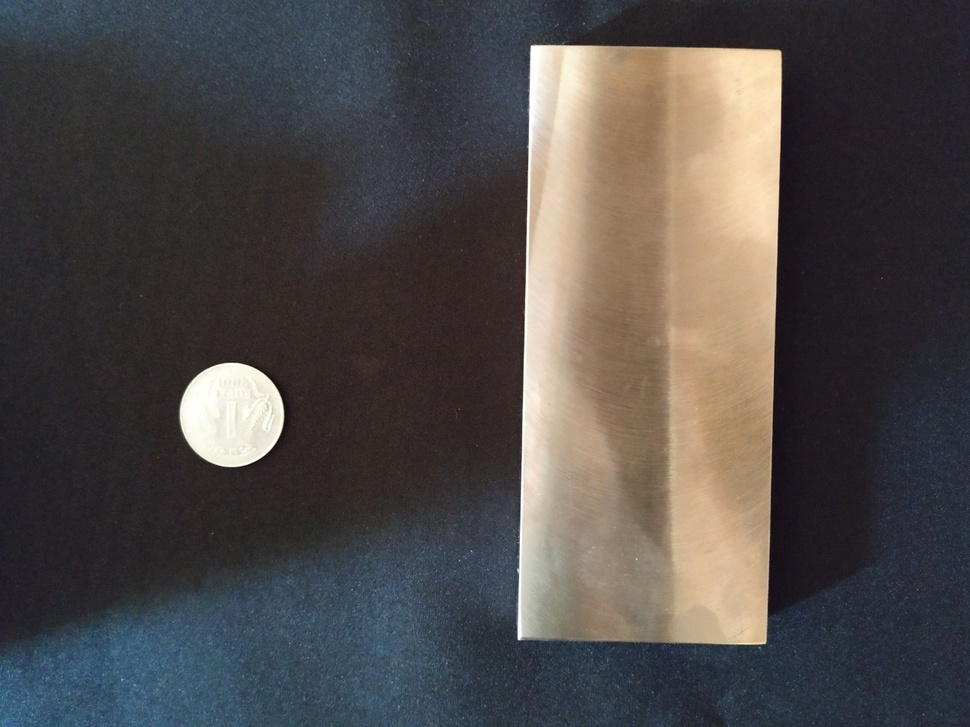
#> input picture Programs/Image/image13.jpeg, 970 x 727 px, shrunk from 1280 x 960 before the run, found by its file name
$ python 'new_source_shiva (1).py'
#> lines starting #> are read from the running program, lines starting #| are printed output that depends on the picture; after the words box and inside, x2 and y2 are one past the last pixel; in counts of white or black regions, pixels touching at a corner belong together
from scipy.spatial import distance as dist
from imutils import perspective
import numpy as np
import imutils
import math
import cv2

output = []


def viewImage(image):
    cv2.namedWindow('Display', cv2.WINDOW_NORMAL)
    cv2.imshow('Display', image)
    cv2.waitKey(0)
    cv2.destroyAllWindows()

def midpoint(ptA, ptB):
	return ((ptA[0] + ptB[0]) * 0.5, (ptA[1] + ptB[1]) * 0.5)

def removeNestings(l):
    for i in l:
        if type(i) == list:
            removeNestings(i)
        else:
            output.append(i)
    return output


#image = cv2.imread('Images\late.png')
image = cv2.imread('Programs\Image\image13.jpeg')
#> image is the input picture: shape (727, 970, 3); mean B, G, R 73.7, 74.7, 79
#thresh = cv2.threshold(image, 100, 255, cv2.THRESH_BINARY)
#viewImage(thresh)
gray = cv2.cvtColor(image, cv2.COLOR_BGR2GRAY)
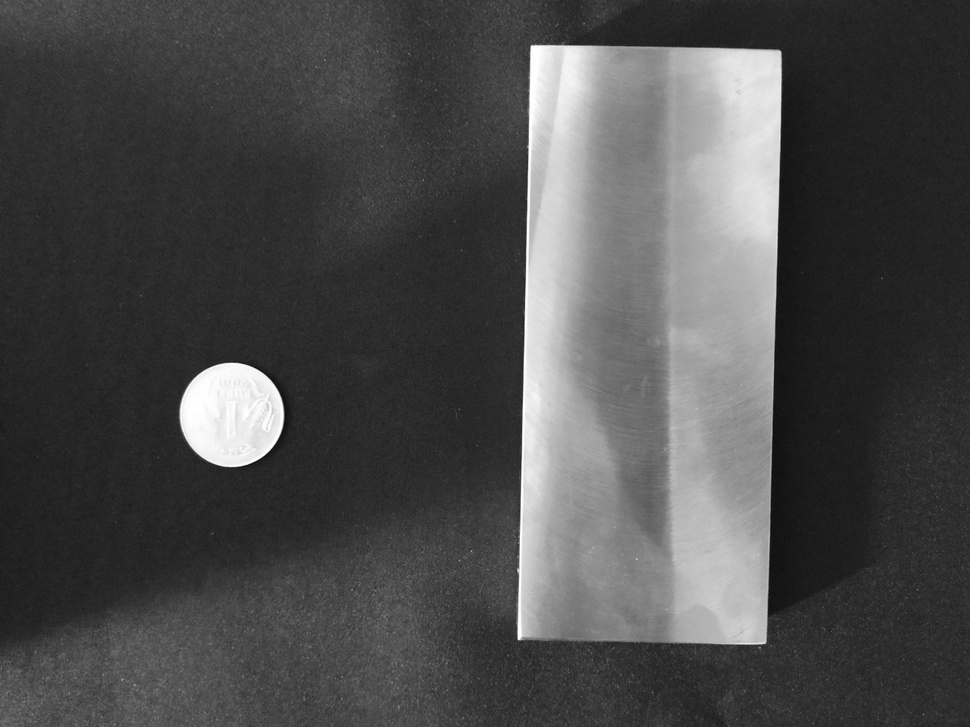
#> gray: shape (727, 970); min 7, max 255, mean 75.9
print(cv2.HuMoments(cv2.moments(gray)).flatten())
#| [ 1.88431727e-03  1.01074606e-07  5.19340793e-11  2.47149868e-10
#|   2.73475218e-20  7.85503074e-14 -6.01204508e-21]
viewImage(gray)

kernel = np.ones((5,5),np.float32)/25
#for i in range(5):
gray = cv2.filter2D(gray,-1,kernel)
#gray = cv2.GaussianBlur(gray, (5, 5), 0)
viewImage(gray)


ret,threshold = cv2.threshold(gray,0,255,cv2.THRESH_BINARY+cv2.THRESH_OTSU)
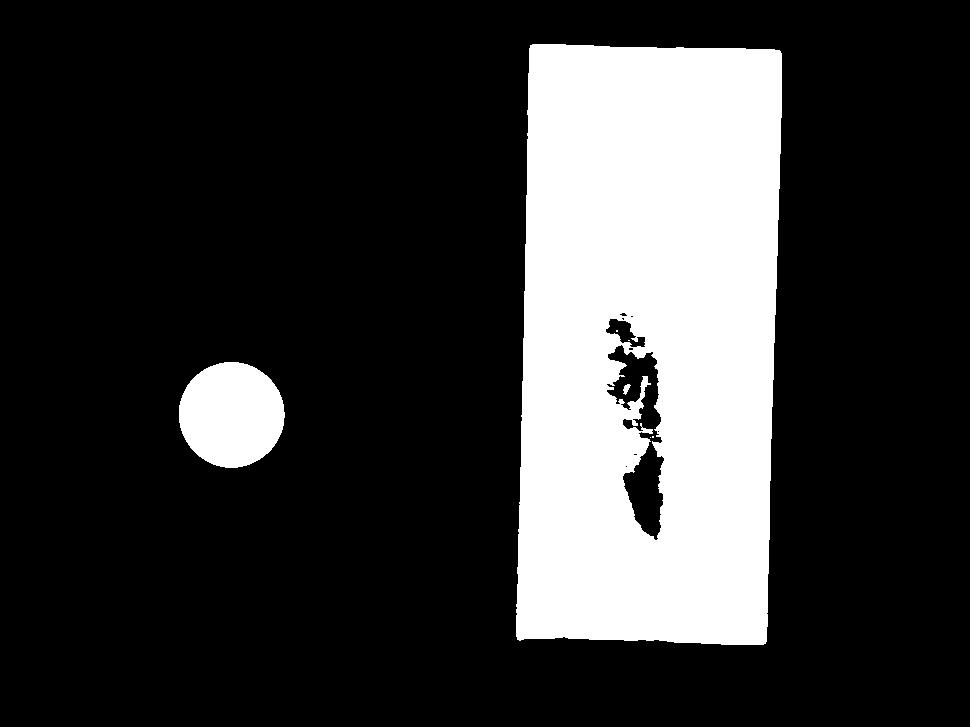
#> threshold: shape (727, 970); 21.7% white; 7 white regions (4 under 20 px), largest, box (x1, y1, x2, y2) and area: (516, 44, 782, 645) 144229, (179, 362, 285, 468) 8779, (623, 384, 631, 395) 49
#> ret = 110
viewImage(threshold)


edged = cv2.Canny(gray, 50, 100)
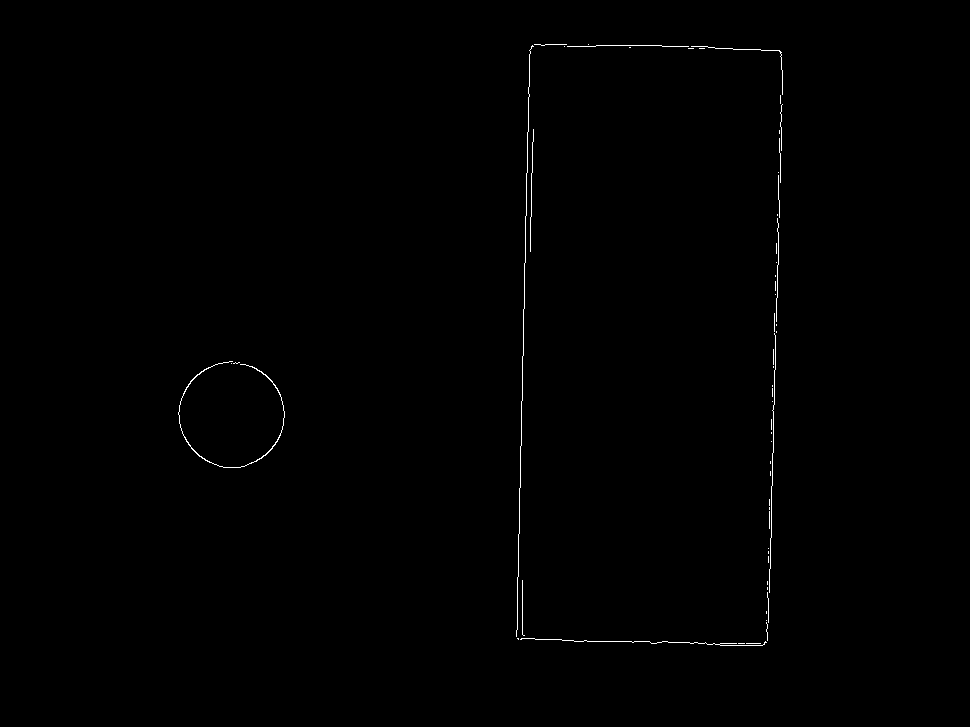
#> edged: shape (727, 970); 0.35% white in thin lines or dots, all inside (x1, y1, x2, y2) = (178, 44, 783, 646)
viewImage(edged)

for i in range(5):
    edged = cv2.dilate(edged, kernel, iterations=1)
    #viewImage(edged)


    edged = cv2.erode(edged, kernel, iterations=1)
#> this loop made 5 passes
#> pass 1, `edged = cv2.dilate(edged, kernel, iterations=1)`:
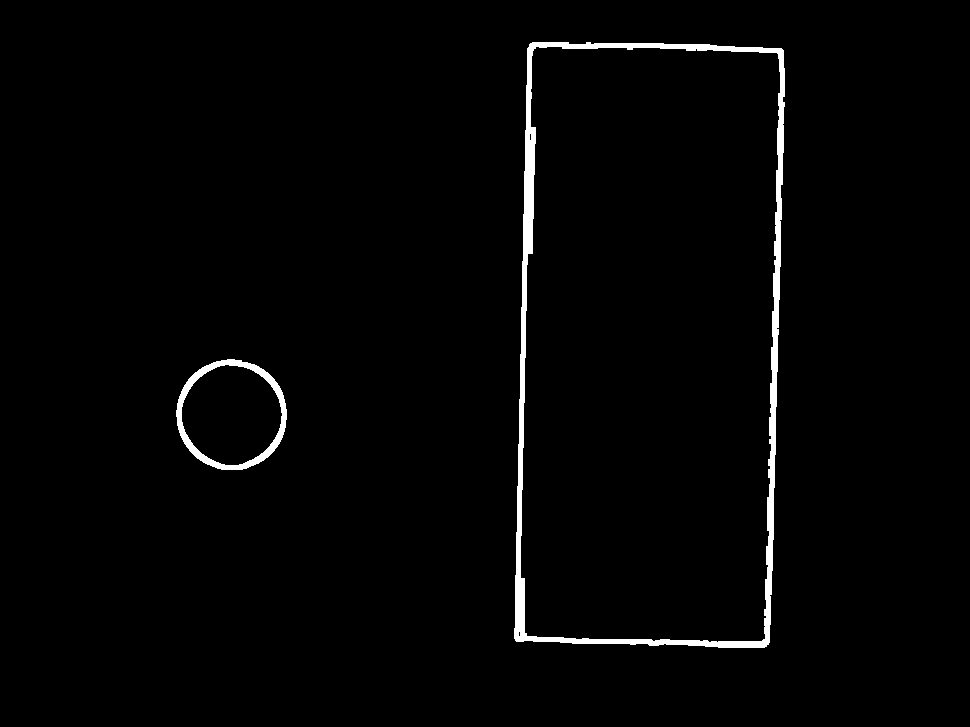
#> edged: shape (727, 970); 1.8% white; 2 white regions, box (x1, y1, x2, y2) and area: (514, 42, 785, 648) 10392, (176, 359, 287, 470) 2086
#> pass 1, `edged = cv2.erode(edged, kernel, iterations=1)`:
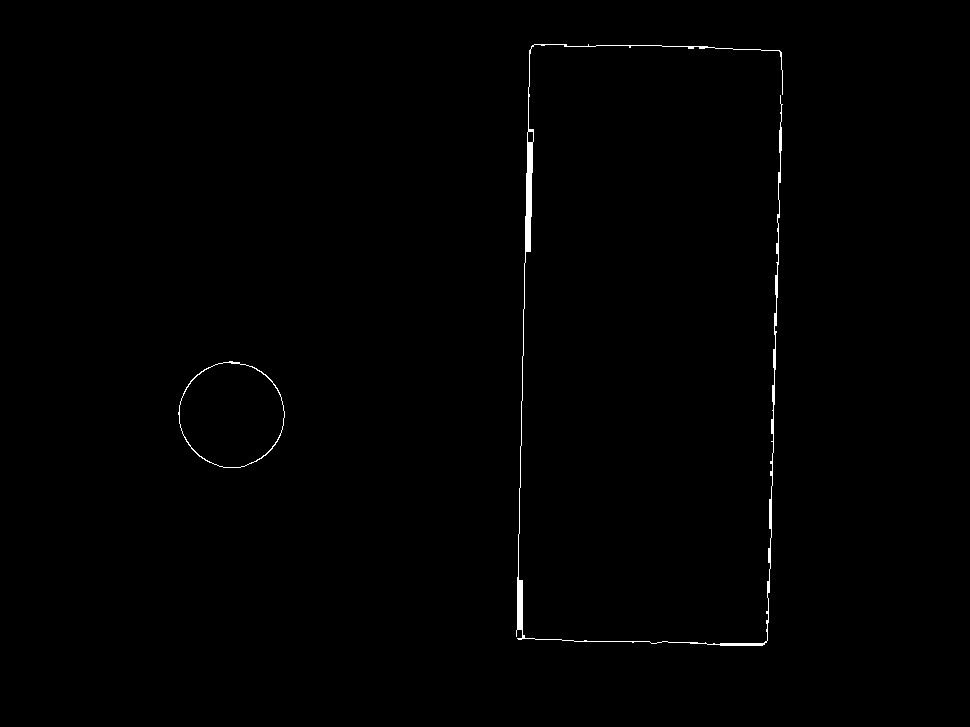
#> edged: shape (727, 970); 0.5% white; 2 white regions
viewImage(edged)
#viewImage(threshold) ## 4

width=24.97
pixelsPerMetric=None
contour =  cv2.findContours(edged.copy(),cv2.RETR_TREE,cv2.CHAIN_APPROX_SIMPLE)
#> contour = 4 contours; box (x1, y1, x2, y2) and area: (178, 361, 285, 468) 8649, (179, 362, 285, 468) 8546, (516, 44, 783, 646) 1468, (527, 131, 534, 143) 64
cnts = imutils.grab_contours(contour)
#> cnts has the same summary as contour
count=1
cX=0
cY=0
for c in cnts:
    s=0
    M = cv2.moments(c)
    cX1 = int((M["m10"] / M["m00"]))
    cY1= int((M["m01"] / M["m00"]))
    if dist.euclidean((cX, cY), (cX1, cY1))<2.2:
        cX=cX1
        cY=cY1
        continue
    epsilon = 0.02*cv2.arcLength(c,True)
    approx = cv2.approxPolyDP(c,epsilon,True)


    if count==1:
        #continue
        center, radius = cv2.minEnclosingCircle(approx)
        print(radius)
        c=cv2.convexHull(c)

        orig = image.copy()
        s = cv2.arcLength(c,True)
        s1=s/math.pi
        print(s,s1)
        if pixelsPerMetric is None:
            pixelsPerMetric = s1 / width
        print(pixelsPerMetric)

    else:
        center, radius = cv2.minEnclosingCircle(approx)
        orig=image.copy()
        c=cv2.convexHull(c)
        print(approx)
        counter=0;

        if(len(approx)>=8):
            s1 = cv2.arcLength(c,True)
            s2=s1/math.pi
            print(s2)
            print("Hi circle")
            cv2.circle(orig, (int(center[0]), int(center[1])), int(radius), -1)
            cv2.putText(orig, "{:.2f}".format(s2/pixelsPerMetric),
    		(int(center[0]), int(center[1])), cv2.FONT_HERSHEY_SIMPLEX, 0.65,
            (255, 255, 255), 2)
            #cv2.putText(orig, "{:.2f}".format((dist.euclidean(approx[0], approx[-1]))/pixelsPerMetric), (int(center[0]), int(center[1])), cv2.FONT_HERSHEY_SIMPLEX, 0.65,(255, 255, 255), 2)
        else:
            for i in range(len(approx)):
                print(i)
                tlblX, tlblY = approx[i-1][0][0], approx[i-1][0][1]
                tlblX1, tlblY1 = approx[i][0][0], approx[i][0][1]
                print((dist.euclidean(approx[i-1], approx[i]))/pixelsPerMetric)
                x=int((tlblX+tlblX1)/2) - 15
                y=int((tlblY+tlblY1)/2) - 10
                print('Mid point is' )
                print((tlblX+tlblX1)/2, (tlblY+tlblY1)/2)
                cv2.putText(orig, "{:.2f}".format((dist.euclidean(approx[i-1], approx[i]))/pixelsPerMetric),
		          (x, y), cv2.FONT_HERSHEY_SIMPLEX,
                 0.65, (255, 255, 255), 2)

        print("Hey")

    cv2.drawContours(orig, [c], -1, (0, 255, 0), 2)

    M = cv2.moments(c)
    cX = int((M["m10"] / M["m00"]))
    cY = int((M["m01"] / M["m00"]))
    #cv2.putText(image, count, (cX, cY), cv2.FONT_HERSHEY_SIMPLEX, 0.5, (255, 255, 255), 2)
    count=count+1
    viewImage(orig)
#> this loop made 4 passes
#> (s, cX1, cY1, epsilon, center, radius, counter, s1) on passes 3 to 4: (0, 617, 343, 70.02, (648, 344.5), 321.4, 0, 1685.5), (0, 530, 136, 0.633, (530, 136.5), 5.85, 0, 31.66)
#> (s, cX1, cY1, epsilon, center, radius, s1, pixelsPerMetric) on pass 1: (331.9, 231, 414, 7, (231.4, 414.3), 53.38, 105.6, 4.23)
#> (printed output is left out)
#> pass 1, in viewImage (call 6), `cv2.imshow('Display', image)`:
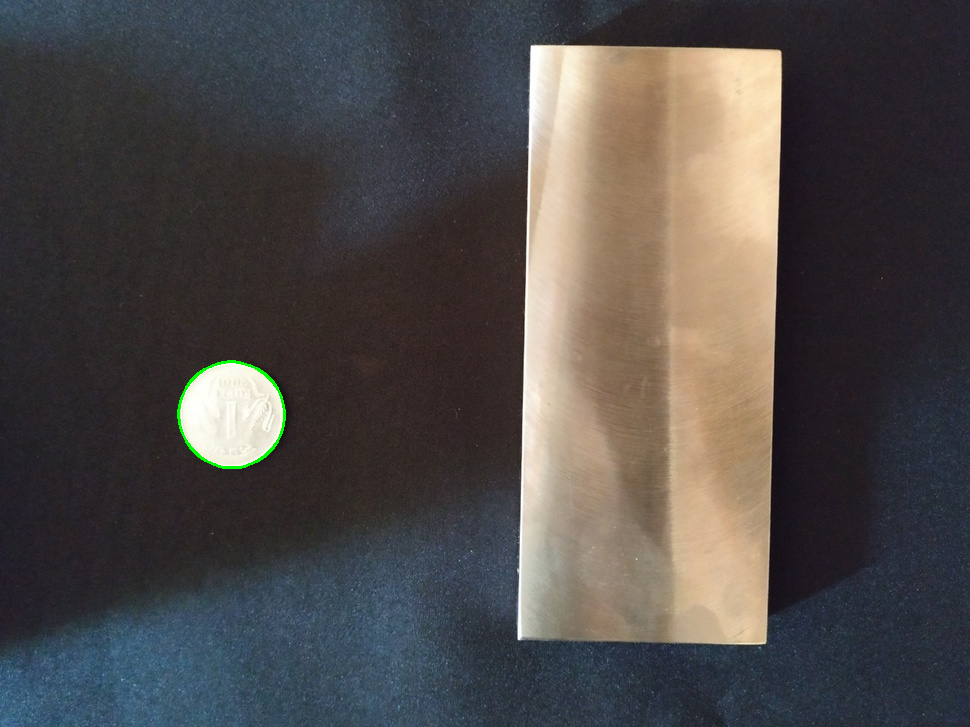
#> window 'Display': shape (727, 970, 3); mean B, G, R 73.6, 74.9, 78.9
#> after the loop, count = 4; pixelsPerMetric = 4.23
